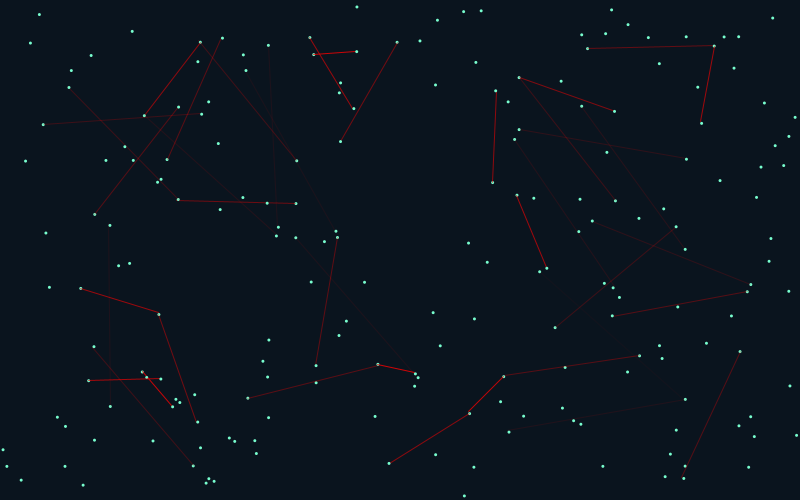
Frame 1 (no input)
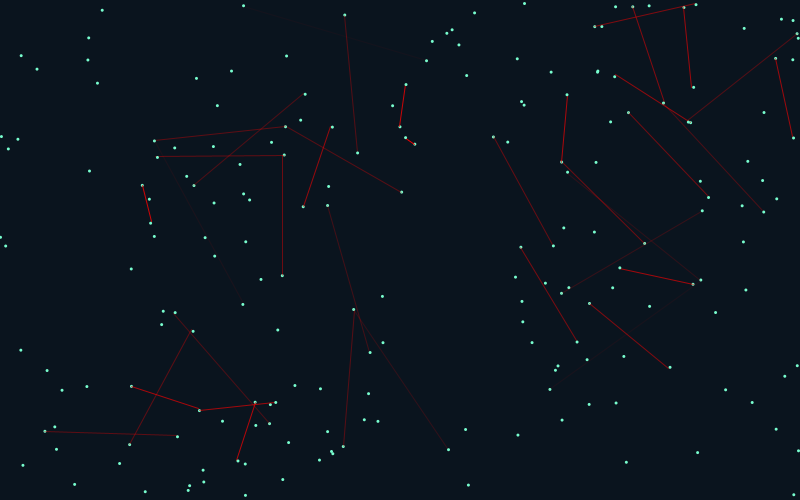
Frame 60 (the mouse pressed at the canvas centre just before this capture)
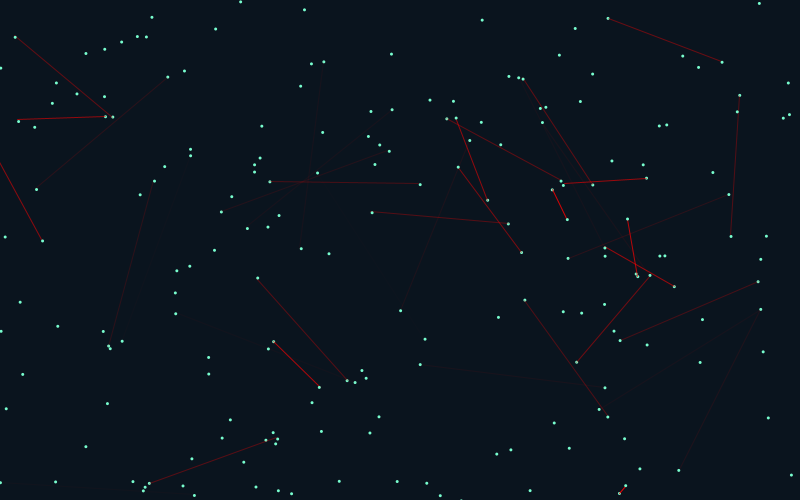
Frame 120 (the mouse held since frame 60 and released just before this capture)

The Processing sketch that drew these frames (run headless with seeded random() and noise(); from frame 60 on, the mouse is pressed at the canvas centre):

// Processing sketch: distanceLines_3_class_for_loop_dist
// ── distanceLines_3_class_for_loop_dist.pde
int num = 200;
int threshold = 200;
float distance;
float alpha;

Circle c1;
ArrayList<Circle> particles = new ArrayList<Circle>();



void setup() {
  size(800, 500);
  background(255);



  for (int i = 0; i < num; i++) {
    c1 = new Circle();
    particles.add(c1);
  }
}


void draw() {
  background(10, 20, 30);



  for (int i = 0; i < num; i++) {

    particles.get(i).updateCircle();
  
    stroke(#ff0000);
    
    if(i < num -1) {
      distance = dist(particles.get(i).pos.x, // x1
                      particles.get(i).pos.y, // y1
                      particles.get(i+1).pos.x, // x2
                      particles.get(i+1).pos.y); // y2
                      
                      
      //println(distance);
      
      
      
      
      if(distance < threshold) {
        
        alpha = map(distance,0,threshold,255,0);
        
        stroke(#ff0000,alpha);
        
        line(particles.get(i).pos.x,particles.get(i).pos.y,
      particles.get(i+1).pos.x,particles.get(i+1).pos.y);
      }
      
      
    }
  }
  
  
  
}
// ── Circle.pde

class Circle {
  PVector pos;
  PVector velocity;
  
  int radius;
  
  Circle() {
    radius = 3;
    pos = new PVector(random(width),random(height));
    velocity = new PVector(random(3) - 1,random(3) - 1);
  }
   
  void drawCircle() {
    noStroke();
    fill(120, 254, 207);
    ellipse(pos.x, pos.y, radius, radius);
  }
   
  void updateCircle() {
    pos.x += velocity.x;
    pos.y += velocity.y;
     
    if (pos.x > (width + radius)) {
      pos.x = 0 -radius;
    }
     
    if (pos.x < (0 - radius)) {
      pos.x = width + radius;
    }
     
    if (pos.y > (height + radius)) {
      pos.y = 0 - radius;
    }
     
    if (pos.y < (0 - radius)) {
      pos.y = height + radius;
    }
  
    drawCircle();
  }
}
